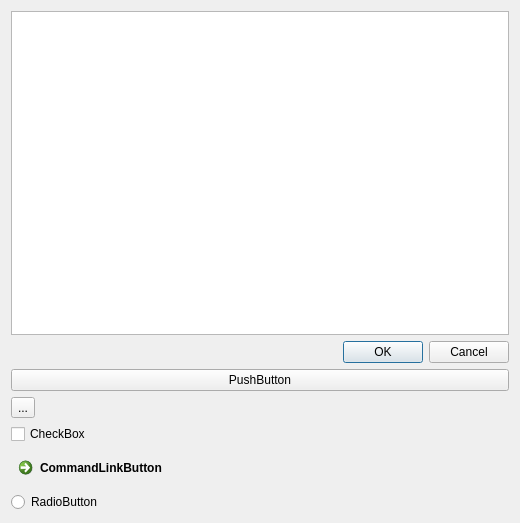
<?xml version="1.0" encoding="UTF-8"?>
<ui version="4.0">
 <class>Form</class>
 <widget class="QWidget" name="Form">
  <property name="geometry">
   <rect>
    <x>0</x>
    <y>0</y>
    <width>520</width>
    <height>523</height>
   </rect>
  </property>
  <property name="windowTitle">
   <string>Form</string>
  </property>
  <layout class="QGridLayout" name="gridLayout">
   <item row="0" column="0">
    <widget class="QListView" name="listView"/>
   </item>
   <item row="1" column="0">
    <widget class="QDialogButtonBox" name="buttonBox">
     <property name="standardButtons">
      <set>QDialogButtonBox::Cancel|QDialogButtonBox::Ok</set>
     </property>
    </widget>
   </item>
   <item row="2" column="0">
    <widget class="QPushButton" name="pushButton">
     <property name="text">
      <string>PushButton</string>
     </property>
    </widget>
   </item>
   <item row="3" column="0">
    <widget class="QToolButton" name="toolButton">
     <property name="text">
      <string>...</string>
     </property>
    </widget>
   </item>
   <item row="4" column="0">
    <widget class="QCheckBox" name="checkBox">
     <property name="text">
      <string>CheckBox</string>
     </property>
    </widget>
   </item>
   <item row="5" column="0">
    <widget class="QCommandLinkButton" name="commandLinkButton">
     <property name="text">
      <string>CommandLinkButton</string>
     </property>
    </widget>
   </item>
   <item row="6" column="0">
    <widget class="QRadioButton" name="radioButton">
     <property name="text">
      <string>RadioButton</string>
     </property>
    </widget>
   </item>
  </layout>
 </widget>
 <resources/>
 <connections/>
</ui>
